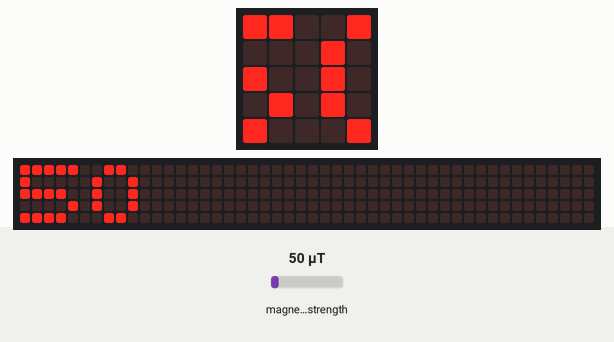
Recording of a program running on a simulated BBC micro:bit (MakeCode). On the bench: the board's 5×5 LED display, a strip that is not on the board, showing the scrolling text unrolled. Inputs (shaded band) come from the test bench; at power-on: magnetic field strength 50 µT. The 48×5 strip is a reading aid, not a part: it shows the text the display is scrolling, unrolled, one strip-width of it at a time; the compass is already calibrated.

Above: at 1.37 s.
1.4 s: magnetic field strength set to 125 µT
At 3.2 s:
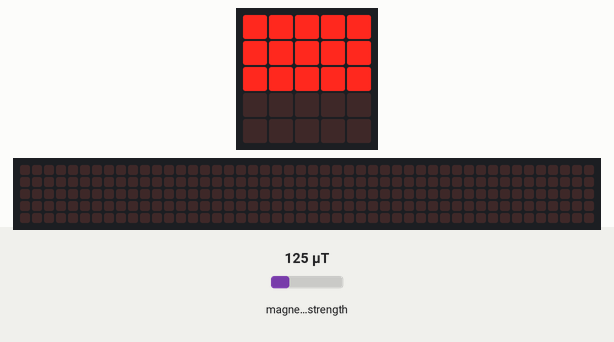
4.8 s: magnetic field strength set to 10 µT
At 7.3 s:
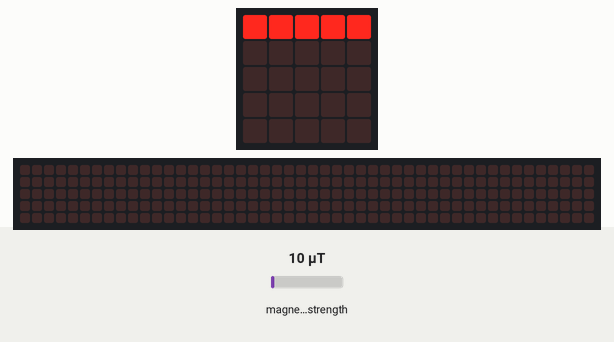
8.4 s: magnetic field strength set to 47 µT
At 10.73 s:
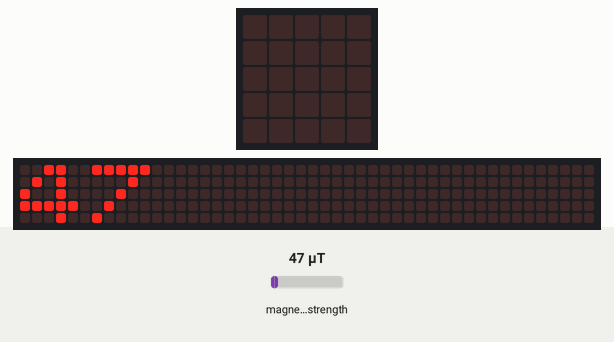
12.1 s: magnetic field strength set to 56 µT
At 13.7 s:
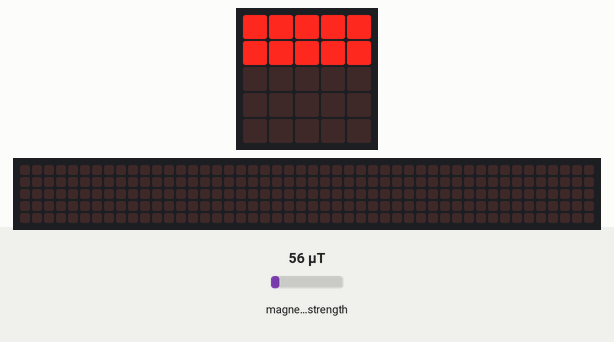
17.3 s: magnetic field strength set to 250 µT
At 20.2 s:
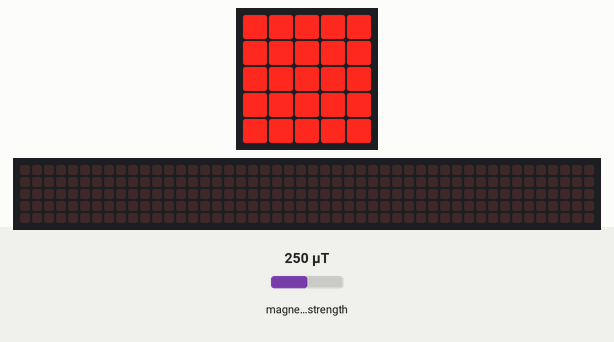
21.3 s: magnetic field strength set to 195 µT
At 24.3 s:
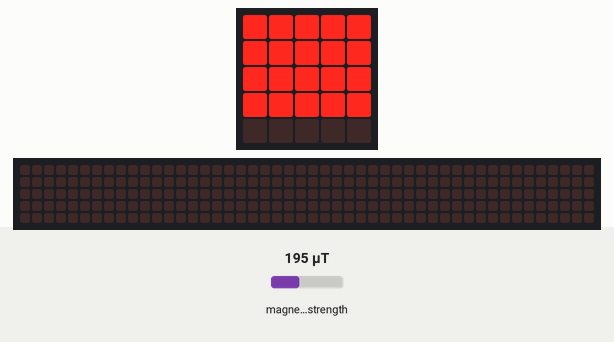

Measured:
- the behaviour switches between 50 and 51 µT on magnetic field strength (found by bisection; images 3 and 4)
- after the input at 1.4 s, the display: first differs from a run without the input after 1.4 s (image 1)
- after the input at 4.8 s, the display: first differs from a run without the input after 2.1 s (image 2)
- after the input at 12.1 s, the display: first differs from a run without the input after 1.3 s (image 4)
- after the input at 17.3 s, the display: first differs from a run without the input after 2.5 s (image 5)
- after the input at 21.3 s, the display: first differs from a run without the input after 2.6 s (image 6)
- what the display in image 1 shows lasts 0.5 s, from 2.8 s to 3.3 s

The program:

main.ts
```typescript
function _3단계 () {
    basic.showLeds(`
        # # # # #
        # # # # #
        # # # # #
        . . . . .
        . . . . .
        `)
    basic.pause(100)
    basic.clearScreen()
}
function 자기센서보정과값표시 () {
    basic.showNumber(input.magneticForce(Dimension.Strength))
}
function _1단계 () {
    basic.showLeds(`
        # # # # #
        . . . . .
        . . . . .
        . . . . .
        . . . . .
        `)
    basic.pause(100)
    basic.clearScreen()
}
function _2단계 () {
    basic.showLeds(`
        # # # # #
        # # # # #
        . . . . .
        . . . . .
        . . . . .
        `)
    basic.pause(100)
    basic.clearScreen()
}
function 자기장세기분류 () {
    if (input.magneticForce(Dimension.Strength) <= 50) {
        자기센서세기 = 1
    } else if (input.magneticForce(Dimension.Strength) <= 100) {
        자기센서세기 = 2
    } else if (input.magneticForce(Dimension.Strength) <= 150) {
        자기센서세기 = 3
    } else if (input.magneticForce(Dimension.Strength) <= 200) {
        자기센서세기 = 4
    } else if (input.magneticForce(Dimension.Strength) > 200) {
        자기센서세기 = 5
    }
}
function _5단계 () {
    basic.showLeds(`
        # # # # #
        # # # # #
        # # # # #
        # # # # #
        # # # # #
        `)
    basic.pause(100)
    basic.clearScreen()
}
function _4단계 () {
    basic.showLeds(`
        # # # # #
        # # # # #
        # # # # #
        # # # # #
        . . . . .
        `)
    basic.pause(100)
    basic.clearScreen()
}
function 자기장세기따라LED출력 () {
    if (자기센서세기 == 1) {
        _1단계()
    } else if (자기센서세기 == 2) {
        _2단계()
    } else if (자기센서세기 == 3) {
        _3단계()
    } else if (자기센서세기 == 4) {
        _4단계()
    } else if (자기센서세기 == 5) {
        _5단계()
    }
}
let 자기센서세기 = 0
input.calibrateCompass()
basic.forever(function () {
    자기센서보정과값표시()
    자기장세기분류()
    자기장세기따라LED출력()
})
```

test.ts
```typescript
// 테스트는 여기로 이동합니다; 이 패키지가 확장으로 사용될 때 컴파일되지 않을 것 입니다.
```
